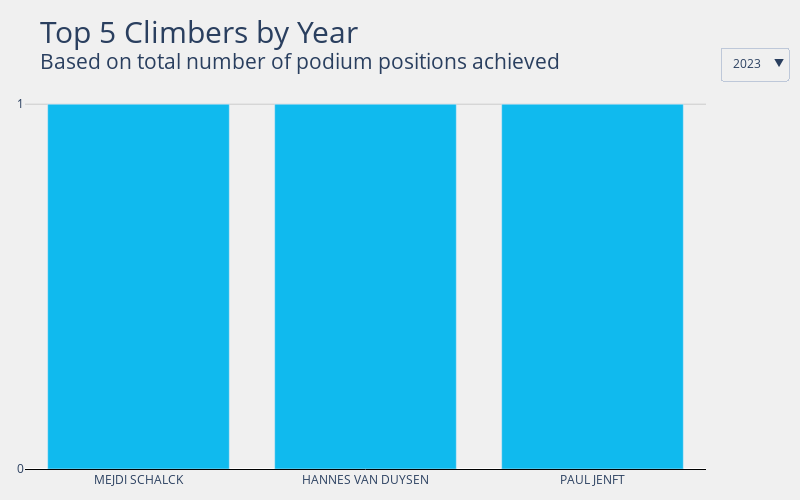

The cell this chart's notebook holds for it:
### Markdown cell above
## Top Climbers By Year

### Code cell
def get_top_by_year(df):
    """
    Returns a dataframe showing the top 5 climbers grouped by competition
    year, based on the number of times they reached the podium.
    
    df: dataframe containing results for all bouldering events
    """
    df = df[(df['Rank'] <= 3) & (df['Rank'] > 0)] # Only get climbers on podium
    df = df.groupby(['Year'])[['Name']].value_counts().to_frame(name='Podiums').reset_index() # Each climber's podium count by year    
    df = df.groupby(['Year'], sort=False).head(5).reset_index(drop=True).astype({'Year': 'int'}) # Top 5 climbers per year by podium count
    return df
    
top_by_year = get_top_by_year(boulder_men_all_results)
title = "Top 5 Climbers by Year<br><sup>Based on total number of podium positions achieved"
gen_plotly(top_by_year, 'Year', title)

### Figure 1 — Plotly figure (JSON) as saved in the notebook; plotly's stock layout.template omitted (floating-point values rounded to 4 significant figures)
{"data": [{"marker": {"color": "#10baee"}, "name": "2007", "type": "bar", "visible": false, "x": ["KILIAN FISCHHUBER", "DMITRII SHARAFUTDINOV", "AKITO MATSUSHIMA", "TOMÁS MRÁZEK", "STÉPHAN JULIEN"], "y": [5, 4, 3, 1, 1]}, {"marker": {"color": "#10baee"}, "name": "2008", "type": "bar", "visible": false, "x": ["KILIAN FISCHHUBER", "DAVID LAMA", "DMITRII SHARAFUTDINOV", "RUSTAM GELMANOV", "DANIEL WOODS"], "y": [6, 4, 3, 2, 1]}, {"marker": {"color": "#10baee"}, "name": "2009", "type": "bar", "visible": false, "x": ["KILIAN FISCHHUBER", "STÉPHAN JULIEN", "GABRIELE MORONI", "RUSTAM GELMANOV", "ADAM ONDRA"], "y": [4, 2, 2, 2, 1]}, {"marker": {"color": "#10baee"}, "name": "2010", "type": "bar", "visible": false, "x": ["ADAM ONDRA", "KILIAN FISCHHUBER", "DMITRII SHARAFUTDINOV", "TSUKURU HORI", "CÉDRIC LACHAT"], "y": [5, 5, 2, 2, 1]}, {"marker": {"color": "#10baee"}, "name": "2011", "type": "bar", "visible": false, "x": ["KILIAN FISCHHUBER", "DMITRII SHARAFUTDINOV", "RUSTAM GELMANOV", "GUILLAUME GLAIRON MONDET", "ALEKSEY RUBTSOV"], "y": [5, 5, 3, 2, 2]}, {"marker": {"color": "#10baee"}, "name": "2012", "type": "bar", "visible": false, "x": ["RUSTAM GELMANOV", "KILIAN FISCHHUBER", "SEAN MCCOLL", "DMITRII SHARAFUTDINOV", "JAKOB SCHUBERT"], "y": [5, 5, 3, 3, 2]}, {"marker": {"color": "#10baee"}, "name": "2013", "type": "bar", "visible": false, "x": ["DMITRII SHARAFUTDINOV", "KILIAN FISCHHUBER", "JORG VERHOEVEN", "JAKOB SCHUBERT", "GUILLAUME GLAIRON MONDET"], "y": [5, 3, 3, 3, 2]}, {"marker": {"color": "#10baee"}, "name": "2014", "type": "bar", "visible": false, "x": ["JAN HOJER", "GUILLAUME GLAIRON MONDET", "DMITRII SHARAFUTDINOV", "RUSTAM GELMANOV", "SEAN MCCOLL"], "y": [6, 4, 4, 3, 3]}, {"marker": {"color": "#10baee"}, "name": "2015", "type": "bar", "visible": false, "x": ["JONGWON CHON", "NATHANIEL COLEMAN", "ADAM ONDRA", "ALBAN LEVIER", "ALEKSEY RUBTSOV"], "y": [3, 2, 2, 2, 1]}, {"marker": {"color": "#10baee"}, "name": "2016", "type": "bar", "visible": false, "x": ["TOMOA NARASAKI", "ALEKSEY RUBTSOV", "KOKORO FUJII", "JONGWON CHON", "SEAN MCCOLL"], "y": [6, 4, 3, 3, 1]}, {"marker": {"color": "#10baee"}, "name": "2017", "type": "bar", "visible": false, "x": ["TOMOA NARASAKI", "ALEKSEY RUBTSOV", "JONGWON CHON", "KEITA WATABE", "YOSHIYUKI OGATA"], "y": [4, 4, 3, 3, 1]}, {"marker": {"color": "#10baee"}, "name": "2018", "type": "bar", "visible": false, "x": ["GREGOR VEZONIK", "JERNEJ KRUDER", "TOMOA NARASAKI", "REI SUGIMOTO", "ALEKSEY RUBTSOV"], "y": [4, 4, 4, 2, 2]}, {"marker": {"color": "#10baee"}, "name": "2019", "type": "bar", "visible": false, "x": ["TOMOA NARASAKI", "ADAM ONDRA", "JAKOB SCHUBERT", "YOSHIYUKI OGATA", "JERNEJ KRUDER"], "y": [5, 3, 3, 2, 1]}, {"marker": {"color": "#10baee"}, "name": "2020", "type": "bar", "visible": false, "x": ["JERNEJ KRUDER", "SERGEI LUZHETSKII", "NIKOLAI IARILOVETS"], "y": [1, 1, 1]}, {"marker": {"color": "#10baee"}, "name": "2021", "type": "bar", "visible": false, "x": ["ADAM ONDRA", "YOSHIYUKI OGATA", "TOMOA NARASAKI", "KOKORO FUJII", "TOMOAKI TAKATA"], "y": [2, 2, 2, 2, 1]}, {"marker": {"color": "#10baee"}, "name": "2022", "type": "bar", "visible": false, "x": ["YOSHIYUKI OGATA", "TOMOA NARASAKI", "MEJDI SCHALCK", "KOKORO FUJII", "YANNICK FLOHÉ"], "y": [5, 3, 2, 2, 1]}, {"marker": {"color": "#10baee"}, "name": "2023", "type": "bar", "visible": true, "x": ["MEJDI SCHALCK", "HANNES VAN DUYSEN", "PAUL JENFT"], "y": [1, 1, 1]}], "layout": {"height": 500, "margin": {"b": 25, "l": 25, "r": 25, "t": 85}, "paper_bgcolor": "#f0f0f0", "plot_bgcolor": "#f0f0f0", "title": {"font": {"size": 30}, "text": "Top 5 Climbers by Year<br><sup>Based on total number of podium positions achieved"}, "updatemenus": [{"active": 16, "buttons": [{"args": [{"showlegend": false, "title": "2007", "visible": [true, false, false, false, false, false, false, false, false, false, false, false, false, false, false, false, false]}], "label": "2007", "method": "update"}, {"args": [{"showlegend": false, "title": "2008", "visible": [false, true, false, false, false, false, false, false, false, false, false, false, false, false, false, false, false]}], "label": "2008", "method": "update"}, {"args": [{"showlegend": false, "title": "2009", "visible": [false, false, true, false, false, false, false, false, false, false, false, false, false, false, false, false, false]}], "label": "2009", "method": "update"}, {"args": [{"showlegend": false, "title": "2010", "visible": [false, false, false, true, false, false, false, false, false, false, false, false, false, false, false, false, false]}], "label": "2010", "method": "update"}, {"args": [{"showlegend": false, "title": "2011", "visible": [false, false, false, false, true, false, false, false, false, false, false, false, false, false, false, false, false]}], "label": "2011", "method": "update"}, {"args": [{"showlegend": false, "title": "2012", "visible": [false, false, false, false, false, true, false, false, false, false, false, false, false, false, false, false, false]}], "label": "2012", "method": "update"}, {"args": [{"showlegend": false, "title": "2013", "visible": [false, false, false, false, false, false, true, false, false, false, false, false, false, false, false, false, false]}], "label": "2013", "method": "update"}, {"args": [{"showlegend": false, "title": "2014", "visible": [false, false, false, false, false, false, false, true, false, false, false, false, false, false, false, false, false]}], "label": "2014", "method": "update"}, {"args": [{"showlegend": false, "title": "2015", "visible": [false, false, false, false, false, false, false, false, true, false, false, false, false, false, false, false, false]}], "label": "2015", "method": "update"}, {"args": [{"showlegend": false, "title": "2016", "visible": [false, false, false, false, false, false, false, false, false, true, false, false, false, false, false, false, false]}], "label": "2016", "method": "update"}, {"args": [{"showlegend": false, "title": "2017", "visible": [false, false, false, false, false, false, false, false, false, false, true, false, false, false, false, false, false]}], "label": "2017", "method": "update"}, {"args": [{"showlegend": false, "title": "2018", "visible": [false, false, false, false, false, false, false, false, false, false, false, true, false, false, false, false, false]}], "label": "2018", "method": "update"}, {"args": [{"showlegend": false, "title": "2019", "visible": [false, false, false, false, false, false, false, false, false, false, false, false, true, false, false, false, false]}], "label": "2019", "method": "update"}, {"args": [{"showlegend": false, "title": "2020", "visible": [false, false, false, false, false, false, false, false, false, false, false, false, false, true, false, false, false]}], "label": "2020", "method": "update"}, {"args": [{"showlegend": false, "title": "2021", "visible": [false, false, false, false, false, false, false, false, false, false, false, false, false, false, true, false, false]}], "label": "2021", "method": "update"}, {"args": [{"showlegend": false, "title": "2022", "visible": [false, false, false, false, false, false, false, false, false, false, false, false, false, false, false, true, false]}], "label": "2022", "method": "update"}, {"args": [{"showlegend": false, "title": "2023", "visible": [false, false, false, false, false, false, false, false, false, false, false, false, false, false, false, false, true]}], "label": "2023", "method": "update"}], "x": 1.12, "xanchor": "right", "y": 1.1, "yanchor": "top"}], "width": 800, "xaxis": {"autorange": true, "linecolor": "black", "range": [-0.5, 2.5], "showline": true, "title": {}, "type": "category"}, "yaxis": {"autorange": true, "gridcolor": "#cbcbcb", "range": [0, 1.053], "showticklabels": true, "tickvals": [0, 1, 2, 3, 4, 5, 6, 7, 8, 9, 10, 11, 12, 13, 14, 15, 16, 17, 18, 19, 20, 21, 22, 23, 24, 25, 26, 27, 28, 29], "title": {}, "type": "linear"}}}
